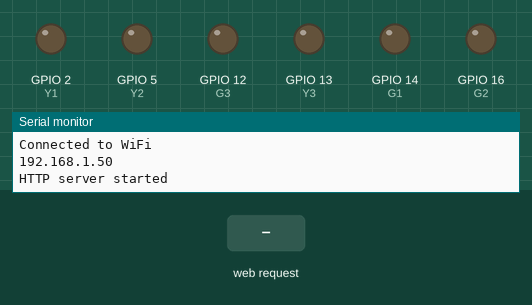
Recording of a sketch running on a simulated ESP8266 (NodeMCU). Shown: output pins drawn as LEDs (lit = HIGH), the last lines printed to the serial monitor. The inputs (shaded band) are chosen by the test bench. WiFi joins after 1.5 s; servers stay silent unless stated; pins used as bus, display or sensor lines are not drawn.

Above: at 3.2 s.
3.3 s: HTTP request GET /?array=1 received
At 3.6 s:
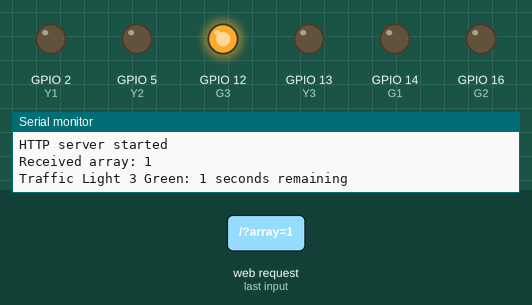
At 5.1 s:
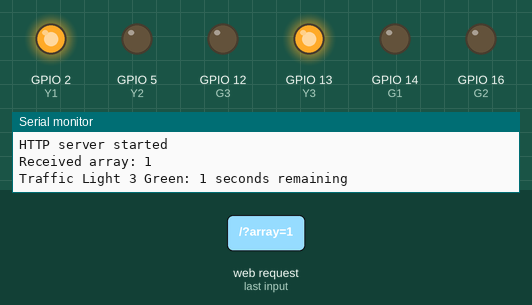
6.3 s: HTTP request GET /?array=120 received
At 7.0 s:
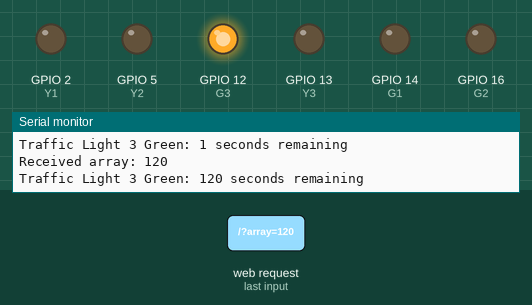
Timing chart, 0 to 9.3 s (numbered marks = the images above; inputs shaded):
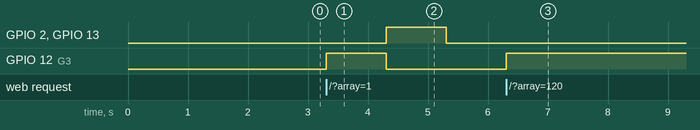

Measured:
- after the input at 3.3 s, GPIO 2 (Y1), GPIO 13 (Y3): LOW → HIGH after 1.0 s, → LOW 1.0 s later; GPIO 12 (G3): LOW → HIGH at once, → LOW 1.0 s later
- after the input at 6.3 s, GPIO 12 (G3): LOW → HIGH at once

The sketch:

esp8266.ino
```cpp
#include <ESP8266WiFi.h>
#include <ESP8266WebServer.h>

const char* ssid = "MI 10";
const char* password = "passwordhotspot";

ESP8266WebServer server(80);

const int R1 = 0;
const int Y1 = 2;
const int G1 = 14;

const int R2 = 4;
const int Y2 = 5;
const int G2 = 16;

const int R3 = 15;
const int Y3 = 13;
const int G3 = 12;

int trafficTimes[2];

void setup() {
  Serial.begin(115200);
  WiFi.begin(ssid, password);

  while (WiFi.status() != WL_CONNECTED) {
    delay(1000);
    Serial.println("Connecting to WiFi...");
  }

  Serial.println("Connected to WiFi");
  Serial.println(WiFi.localIP());

  pinMode(R1, OUTPUT);
  pinMode(Y1, OUTPUT);
  pinMode(G1, OUTPUT);

  pinMode(R2, OUTPUT);
  pinMode(Y2, OUTPUT);
  pinMode(G2, OUTPUT);

  pinMode(R3, OUTPUT);
  pinMode(Y3, OUTPUT);
  pinMode(G3, OUTPUT);

  server.on("/", handleRoot);
  server.begin();
  Serial.println("HTTP server started");
}

void controlTrafficLight() {
  int trafficLightIndex = trafficTimes[1];
  int greenLight = trafficTimes[0];
  if (trafficLightIndex == 1) {
    if(greenLight == 0) {

    } else {
      digitalWrite(G1, 1);
      digitalWrite(R2, 1);
      digitalWrite(R3, 1);
      countdown(greenLight, "Traffic Light 1 Green");
      digitalWrite(G1, 0);
      digitalWrite(R2, 0);
      digitalWrite(R3, 1);
      digitalWrite(Y1, 1);
      digitalWrite(Y2, 1);
      delay(1000);
      digitalWrite(Y1, 0);
      digitalWrite(Y2, 0);
    }
  } else if (trafficLightIndex == 2) {
    if(greenLight == 0) {

    } else {
      digitalWrite(R1, 1);
      digitalWrite(R3, 1);
      digitalWrite(G2, 1);
      countdown(greenLight, "Traffic Light 2 Green");
      digitalWrite(G2, 0);
      digitalWrite(R3, 0);
      digitalWrite(R1, 1);
      digitalWrite(Y2, 1);
      digitalWrite(Y3, 1);
      delay(1000);
      digitalWrite(Y2, 0);
      digitalWrite(Y3, 0);
    }
  } else {
    if(greenLight == 0) {

    } else {
      digitalWrite(R1, 1);
      digitalWrite(R2, 1);
      digitalWrite(G3, 1);
      countdown(greenLight, "Traffic Light 3 Green");
      digitalWrite(G3, 0);
      digitalWrite(R1, 0);
      digitalWrite(R2, 1);
      digitalWrite(Y1, 1);
      digitalWrite(Y3, 1);
      delay(1000);
      digitalWrite(Y1, 0);
      digitalWrite(Y3, 0);
    }
  }

}

void countdown(int seconds, const char* light) {
  for (int i = seconds; i > 0; i--) {
    Serial.print(light);
    Serial.print(": ");
    Serial.print(i);
    Serial.println(" seconds remaining");
    delay(1000);
  }
}

void loop() {
  server.handleClient();
}

void handleRoot() {
  if (server.hasArg("array")) {
    String arrayData = server.arg("array");
    Serial.println("Received array: " + arrayData);

    parseArray(arrayData, trafficTimes);
    server.send(200, "text/plain", "Array received");
    controlTrafficLight();
  }
}

void parseArray(String arrayStr, int values[2]) {
  int index = 0;
  int row = 0;
  String numStr = "";

  while (index < arrayStr.length()) {
    char c = arrayStr[index];
    if (c == ',') {
      values[row] = numStr.toInt();
      row++;
      numStr = "";
    } else {
      numStr += c;
    }
    index++;
  }
  values[row] = numStr.toInt();
}
```
